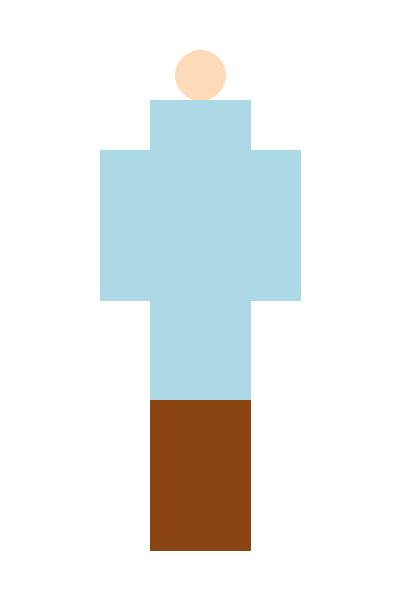
#> input picture sample_person.jpg, 400 x 600 px
$ python tryon_app.py --person ../sample_person.jpg --clothing ../model2.jpg
#> lines starting #> are read from the running program, lines starting #| are printed output that depends on the picture
"""
Virtual Try-On Application
Processes person and clothing photographs to generate try-on images using Alibaba Cloud Qwen.
"""

import os
import io
import base64
from typing import Optional, Tuple
from PIL import Image
import logging

# DashScope imports for Alibaba Cloud Qwen
try:
    import dashscope
    from dashscope import MultiModalConversation
    DASHSCOPE_AVAILABLE = True
except ImportError:
    DASHSCOPE_AVAILABLE = False
    logging.warning("DashScope not available. Install dashscope for Alibaba Cloud Qwen functionality.")

# Configure logging
logging.basicConfig(level=logging.INFO)
logger = logging.getLogger(__name__)


class VirtualTryOn:
    """
    Main class for processing person and clothing images to generate try-on results.
    """

    def __init__(self, api_key: Optional[str] = None):
        """
        Initialize the Virtual Try-On application.

        Args:
            api_key: Alibaba Cloud DashScope API key (required for Qwen-Image-Max)
        """
        self.api_key = api_key
        self.model = "qwen-image-2.0"  # Using Qwen-Image-2.0 as requested
        self.initialized = False

        # Check if we should initialize DashScope
        if api_key and DASHSCOPE_AVAILABLE and api_key.strip():
            try:
                # Set the API key and base URL for international region (as in the example)
                dashscope.api_key = api_key
                dashscope.base_http_api_url = 'https://dashscope-intl.aliyuncs.com/api/v1'
                # Test the connection by setting a flag - actual test happens during API call
                self.initialized = True
                logger.info(f"Prepared to use DashScope with Qwen-Image-2.0 model: {self.model}")
            except Exception as e:
                logger.error(f"Failed to prepare DashScope: {e}")
                self.initialized = False
        elif not DASHSCOPE_AVAILABLE:
            logger.warning("DashScope dependencies not installed. Running in demo mode.")
        else:
            logger.info("No valid API key provided. Running in demo mode.")

    def load_and_validate_image(self, image_path: str) -> Image.Image:
        """
        Load and validate an image file.

        Args:
            image_path: Path to the image file

        Returns:
            PIL Image object

        Raises:
            FileNotFoundError: If image file doesn't exist
            ValueError: If image cannot be loaded or is invalid
        """
#> called with image_path = '../sample_person.jpg'
        if not os.path.exists(image_path):
            raise FileNotFoundError(f"Image file not found: {image_path}")

        try:
            image = Image.open(image_path)
#> image is the input picture: PIL image 400x600 RGB; mean R, G, B 232.1, 235.5, 234.5
#> call 2 of load_and_validate_image, with image_path = '../model2.jpg'
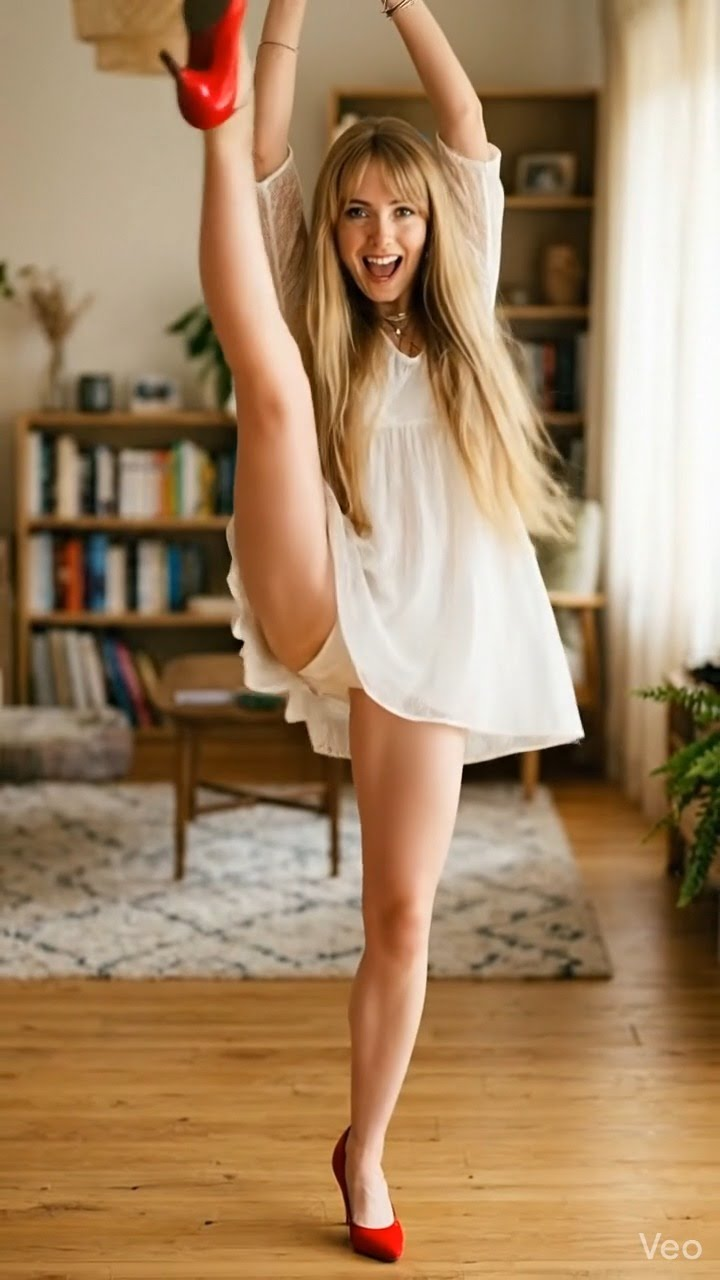
#> input picture model2.jpg, 720 x 1280 px
#> in load_and_validate_image, image is the input picture: PIL image 720x1280 RGB; mean R, G, B 163.7, 133.4, 100.3
            # Convert to RGB if necessary (handles RGBA, grayscale, etc.)
            if image.mode != 'RGB':
                image = image.convert('RGB')
            logger.info(f"Loaded image: {image_path} ({image.size[0]}x{image.size[1]})")
            return image
        except Exception as e:
            raise ValueError(f"Failed to load image {image_path}: {e}")

    def preprocess_images(self, person_image: Image.Image, clothing_image: Image.Image,
                         target_size: Tuple[int, int] = (512, 512)) -> Tuple[Image.Image, Image.Image]:
        """
        Preprocess person and clothing images for the try-on model.

        Args:
            person_image: PIL Image of the person
            clothing_image: PIL Image of the clothing item
            target_size: Target size for resizing (width, height)

        Returns:
            Tuple of preprocessed (person_image, clothing_image)
        """
        # Resize images while maintaining aspect ratio
        person_resized = self._resize_and_pad(person_image, target_size)
        clothing_resized = self._resize_and_pad(clothing_image, target_size)

        logger.info(f"Preprocessed images to {target_size}")
        return person_resized, clothing_resized

    def _resize_and_pad(self, image: Image.Image, target_size: Tuple[int, int]) -> Image.Image:
        """
        Resize image to fit within target size while maintaining aspect ratio,
        then pad to exact target size.

        Args:
            image: PIL Image to resize
            target_size: Target size (width, height)

        Returns:
            Resized and padded PIL Image
        """
#> called with target_size = (512, 512)
        # Calculate scaling factor to fit within target size
        scale = min(target_size[0] / image.width, target_size[1] / image.height)
#> scale = 0.853
        new_width = int(image.width * scale)
#> new_width = 341
        new_height = int(image.height * scale)
#> new_height = 512

        # Resize image
        resized = image.resize((new_width, new_height), Image.Resampling.LANCZOS)

        # Create new image with target size and paste resized image in center
        new_image = Image.new('RGB', target_size, (0, 0, 0))
#> new_image: PIL image 512x512 RGB; every value is 0
        paste_x = (target_size[0] - new_width) // 2
#> paste_x = 85
        paste_y = (target_size[1] - new_height) // 2
#> paste_y = 0
        new_image.paste(resized, (paste_x, paste_y))
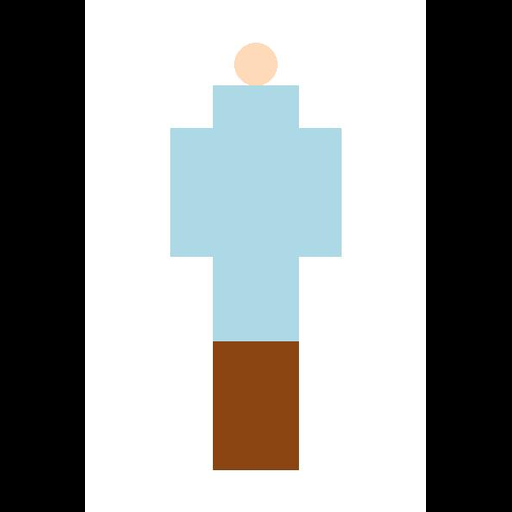
#> new_image: PIL image 512x512 RGB; mean R, G, B 154.6, 156.8, 156.2

        return new_image

    def generate_try_on(self, person_image_path: str, clothing_image_path: str,
                       output_path: Optional[str] = None) -> Image.Image:
        """
        Generate a try-on image by combining person and clothing photographs.

        Args:
            person_image_path: Path to person photograph
            clothing_image_path: Path to clothing photograph
            output_path: Optional path to save the result

        Returns:
            PIL Image of the try-on result
        """
        logger.info("Starting virtual try-on process")

        # Load and validate input images
        person_image = self.load_and_validate_image(person_image_path)
        clothing_image = self.load_and_validate_image(clothing_image_path)

        # Preprocess images
        person_processed, clothing_processed = self.preprocess_images(person_image, clothing_image)
#> call 2 of _resize_and_pad, with target_size = (512, 512)
#> in _resize_and_pad (call 2), `new_image.paste(resized, (paste_x, paste_y))`:
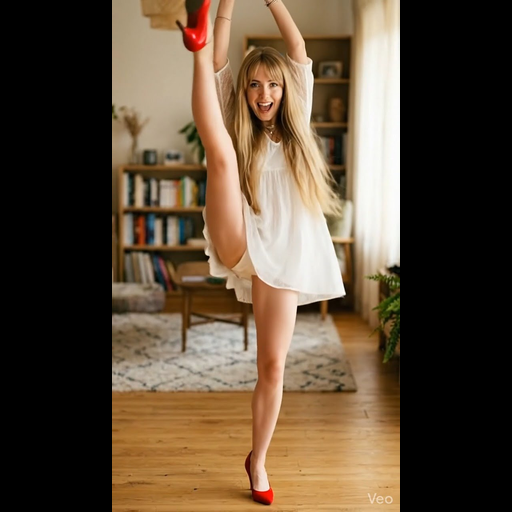
#> new_image: PIL image 512x512 RGB; mean R, G, B 92.1, 75, 56.4

        # Generate try-on result
        if self.initialized and DASHSCOPE_AVAILABLE:
            result_image = self._call_dashscope_qwen(person_processed, clothing_processed)
        else:
            # Fallback to demo/simulation mode
            result_image = self._demo_try_on(person_processed, clothing_processed)

        # Save result if output path provided
        if output_path:
            os.makedirs(os.path.dirname(output_path) if os.path.dirname(output_path) else '.', exist_ok=True)
            result_image.save(output_path)
            logger.info(f"Saved try-on result to: {output_path}")

        return result_image

    # [86 lines left out: function _call_dashscope_qwen, not called in this run]

    def _demo_try_on(self, person_image: Image.Image, clothing_image: Image.Image) -> Image.Image:
        """
        Demo/simulation mode for try-on generation.
        In a real implementation, this would be replaced with actual AI model inference.

        Args:
            person_image: Preprocessed person image
            clothing_image: Preprocessed clothing image

        Returns:
            Combined/demo try-on image
        """
        logger.info("Running in demo mode - creating composite image")

        # Create a simple composite for demonstration purposes
        # In reality, this would be replaced with actual AI-generated content
        result = person_image.copy()

        # Simple overlay approach for demo (not realistic try-on, just for illustration)
        # Resize clothing to fit person's torso area approximately
        clothing_width = int(person_image.width * 0.4)
#> clothing_width = 204
        clothing_height = int(clothing_image.height * (clothing_width / clothing_image.width))
#> clothing_height = 204
        clothing_resized = clothing_image.resize((clothing_width, clothing_height), Image.Resampling.LANCZOS)
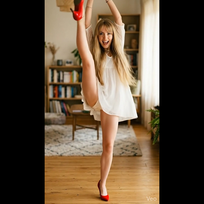
#> clothing_resized: PIL image 204x204 RGB; mean R, G, B 92.1, 75.1, 56.5

        # Position clothing on person (approximate torso placement)
        paste_x = (person_image.width - clothing_width) // 2
#> paste_x = 154
        paste_y = int(person_image.height * 0.3)  # Roughly torso level
#> paste_y = 153

        # Create a mask for better blending (simple approach)
        result.paste(clothing_resized, (paste_x, paste_y), clothing_resized if clothing_resized.mode == 'RGBA' else None)
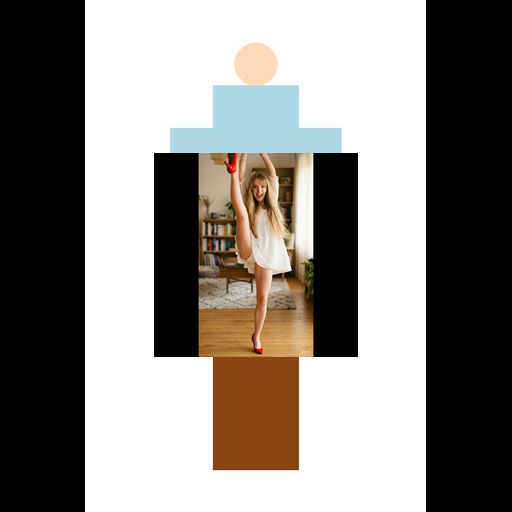
#> result: PIL image 512x512 RGB; mean R, G, B 137.1, 133, 128.3

        # Add some visual indication this is a demo
        from PIL import ImageDraw, ImageFont
        draw = ImageDraw.Draw(result)
        try:
            # Try to use a default font
            font = ImageFont.load_default()
        except:
            font = None

        demo_text = "DEMO MODE - Replace with actual AI model"
        text_bbox = draw.textbbox((0, 0), demo_text, font=font)
#> text_bbox = (0, 2, 199, 12)
        text_width = text_bbox[2] - text_bbox[0]
#> text_width = 199
        text_height = text_bbox[3] - text_bbox[1]
#> text_height = 10

        # Position text at bottom
        text_x = (result.width - text_width) // 2
#> text_x = 156
        text_y = result.height - text_height - 10
#> text_y = 492

        # Semi-transparent background for text
        text_bg = [(text_x - 5, text_y - 5), (text_x + text_width + 5, text_y + text_height + 5)]
#> text_bg = [(151, 487), (360, 507)]
        draw.rectangle(text_bg, fill=(0, 0, 0, 128))
        draw.text((text_x, text_y), demo_text, fill=(255, 255, 255), font=font)

        return result

    # [14 lines left out: function _image_to_base64, not called in this run]


def main():
    """
    Main function for command-line usage.
    """
    import argparse

    parser = argparse.ArgumentParser(description="Virtual Try-On Application")
    parser.add_argument("--person", required=True, help="Path to person photograph")
    parser.add_argument("--clothing", required=True, help="Path to clothing photograph")
    parser.add_argument("--output", help="Path to save the result (optional)")
    parser.add_argument("--api-key", help="Alibaba Cloud DashScope API key (for Qwen-Image-2.0)")
    parser.add_argument("--demo", action="store_true", help="Force demo mode")

    args = parser.parse_args()

    # Initialize the try-on application
    tryon_app = VirtualTryOn(
        api_key=args.api_key if not args.demo else None
    )

    # Generate try-on
    try:
        result_image = tryon_app.generate_try_on(
            person_image_path=args.person,
            clothing_image_path=args.clothing,
            output_path=args.output
        )

        if args.output:
            print(f"Try-on image saved to: {args.output}")
        else:
            # Show image info if not saved
            print(f"Generated try-on image: {result_image.size[0]}x{result_image.size[1]}")
#| Generated try-on image: 512x512
            print("Tip: Use --output to save the result to a file")

    except Exception as e:
        logger.error(f"Error during try-on generation: {e}")
        return 1

    return 0


if __name__ == "__main__":
    exit(main())
#> (the program exits here)
